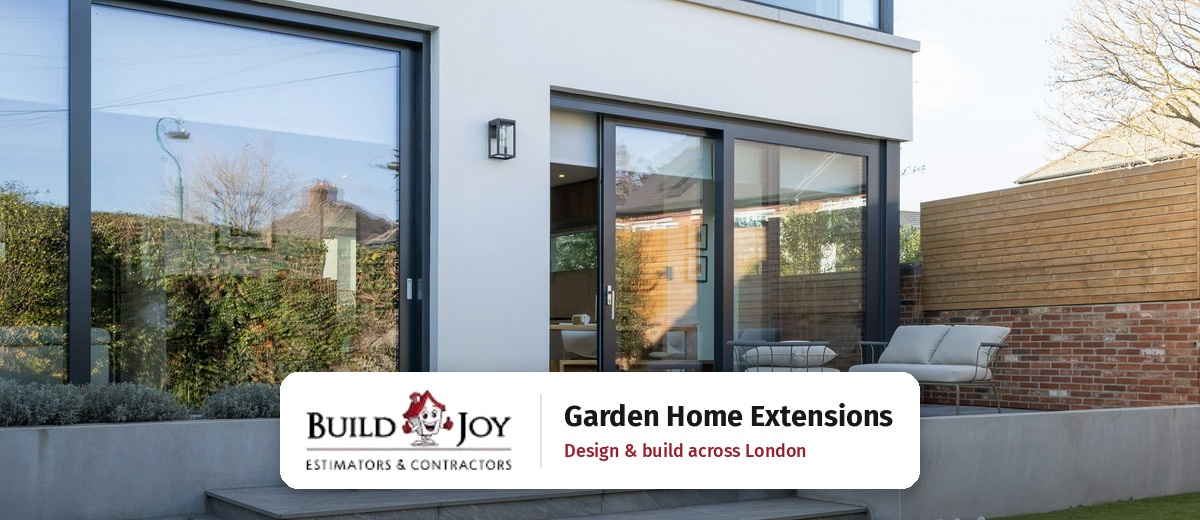
#> input picture gbp-images/buildjoy/buildjoy-gbp-garden-extension-1200x520.jpg, 1200 x 520 px, given in place of prof_full.png, which was not available
$ python buildjoy.py .. out.png
#> lines starting #> are read from the running program, lines starting #| are printed output that depends on the picture; after the words box and inside, x2 and y2 are one past the last pixel; in counts of white or black regions, pixels touching at a corner belong together; pictures that were not available may be replaced by others from this repository, and a replacement may not be noted
import sys
import numpy as np
from PIL import Image, ImageDraw, ImageFilter, ImageFont

D = sys.argv[1]
B = D + '/b/'
F = D + '/fonts/'
OUT = sys.argv[2]
RED = (158, 27, 42)   # logo roof red
INK = (24, 24, 24)    # logo wordmark
GREY = (90, 90, 90)
fB = lambda s: ImageFont.truetype(F + 'FiraSans-Bold.ttf', s)
fM = lambda s: ImageFont.truetype(F + 'FiraSans-Medium.ttf', s)

# logo: crop the mark from the profile square, keep it at native size (source is low resolution)
logo = Image.open(B + 'dl/prof_full.png').convert('RGB').crop((92, 154, 310, 246))
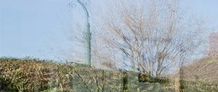
#> logo: PIL image 218x92 RGB; mean R, G, B 159.6, 168.9, 173.3
a = np.asarray(logo).astype(np.float32)
alpha = np.clip(((255 - a).max(axis=2) - 6) / 30, 0, 1)
#> alpha: shape (92, 218) float32; every value is 1
logo = Image.fromarray(np.dstack([a, alpha * 255]).astype(np.uint8), 'RGBA')
#> logo: PIL image 218x92 RGBA


def build(W, H, name):
#> called with W = 1200, H = 520, name = 'buildjoy-gbp-garden-extension-1200x520'
    ph = Image.open(B + 'ph/ext.jpg').convert('RGB')
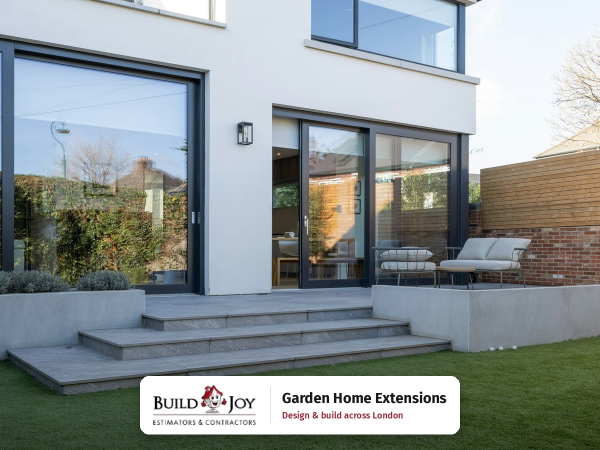
#> input picture gbp-images/buildjoy/buildjoy-gbp-garden-extension-1200x900.jpg, 1200 x 900 px, given in place of ext.jpg, which was not available (shown at 1/2 size)
#> ph is the input picture: PIL image 1200x900 RGB; mean R, G, B 140.6, 148.5, 148.9
    sc = max(W / ph.width, H / ph.height)
#> sc = 1
    ph = ph.resize((int(ph.width * sc), int(ph.height * sc)), Image.LANCZOS)
    y0 = int((ph.height - H) * 0.35)
#> y0 = 133
    x0 = (ph.width - W) // 2
#> x0 = 0
    img = ph.crop((x0, y0, x0 + W, y0 + H)).convert('RGBA')
    # soft shade at the bottom so the card reads on any crop
    g = np.linspace(0, 1, H)[:, None] ** 3 * 90
    shade = Image.new('RGBA', (W, H), (0, 0, 0, 0))
#> shade: PIL image 1200x520 RGBA; every value is 0
    shade.putalpha(Image.fromarray(np.repeat(g, W, 1).astype(np.uint8)))
    img.alpha_composite(shade)
    # card centred so it survives Google's 4:3 / square crops
    d = ImageDraw.Draw(img)
    t1, t2 = 'Garden Home Extensions', 'Design & build across London'
    w1, w2 = d.textlength(t1, font=fB(29)), d.textlength(t2, font=fM(18))
#> w1 = 367.8; w2 = 267
    cw = 20 + logo.width + 22 + 2 + 22 + max(w1, w2) + 26
#> cw = 677.8
    ch = 116
    cx0 = int((W - cw) // 2)
#> cx0 = 261
    cw = int(cw)
#> cw = 677
    cy0 = H - ch - 32
    m = Image.new('L', (W, H), 0)
#> m: PIL image 1200x520 L; every value is 0
    ImageDraw.Draw(m).rounded_rectangle((cx0, cy0 + 6, cx0 + cw, cy0 + ch + 8), 18, fill=90)
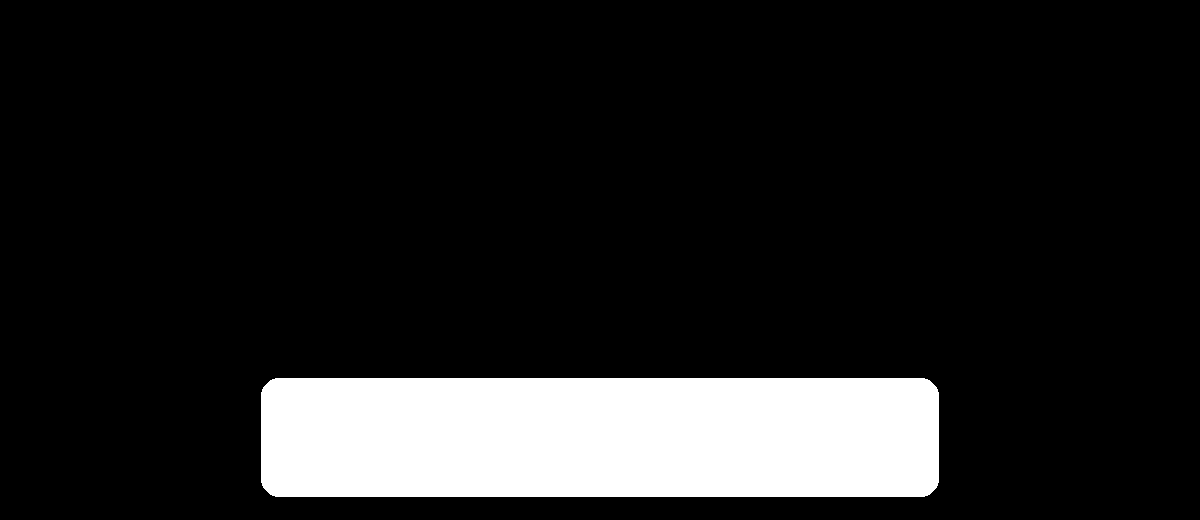
#> m: PIL image 1200x520 L; values 0 (black) and 90 (white), 12.9% white; 1 white region, box (x1, y1, x2, y2) and area: (261, 378, 939, 497) 80386
    sh = Image.new('RGBA', (W, H), (0, 0, 0, 255))
    sh.putalpha(m.filter(ImageFilter.GaussianBlur(10)))
    img.alpha_composite(sh)
    d = ImageDraw.Draw(img)
    d.rounded_rectangle((cx0, cy0, cx0 + cw, cy0 + ch), 18, fill=(255, 255, 255))
    img.alpha_composite(logo, (cx0 + 20, cy0 + (ch - logo.height) // 2))
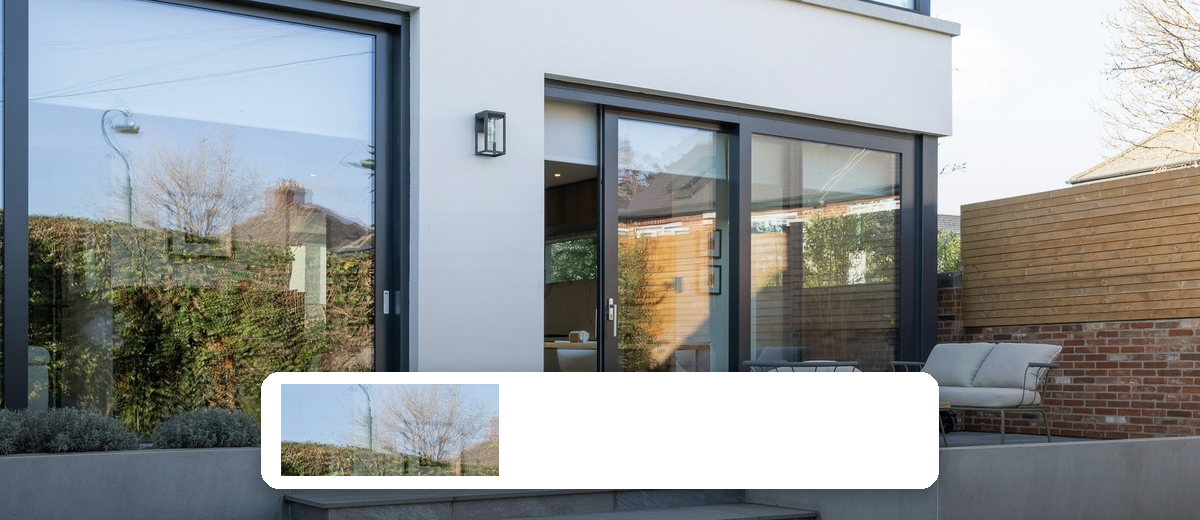
#> img: PIL image 1200x520 RGBA; mean R, G, B, A 148.3, 152.2, 153.1, 255
    lx = cx0 + 20 + logo.width + 22
#> lx = 521
    d.line((lx, cy0 + 22, lx, cy0 + ch - 22), fill=(225, 225, 225), width=2)
    tx = lx + 24
#> tx = 545
    d.text((tx, cy0 + 26), t1, font=fB(29), fill=INK)
    d.text((tx, cy0 + 68), t2, font=fM(18), fill=RED)
    img.convert('RGB').save(OUT + f'/{name}.jpg', quality=92)
    img.convert('RGB').save(OUT + f'/{name}.png')


build(1200, 520, 'buildjoy-gbp-garden-extension-1200x520')
build(1200, 900, 'buildjoy-gbp-garden-extension-1200x900')
#> call 2 of build, with W = 1200, H = 900, name = 'buildjoy-gbp-garden-extension-1200x900'
#> in build (call 2), `shade = Image.new('RGBA', (W, H), (0, 0, 0, 0))`: shade: PIL image 1200x900 RGBA; every value is 0
#> in build (call 2), `cw = 20 + logo.width + 22 + 2 + 22 + max(w1, w2) + 26`: cw = 677.8
#> in build (call 2), `cw = int(cw)`: cw = 677
#> in build (call 2), `m = Image.new('L', (W, H), 0)`: m: PIL image 1200x900 L; every value is 0
#> in build (call 2), `ImageDraw.Draw(m).rounded_rectangle((cx0, cy0 + 6, cx0 + cw, cy0 + ch ..`:
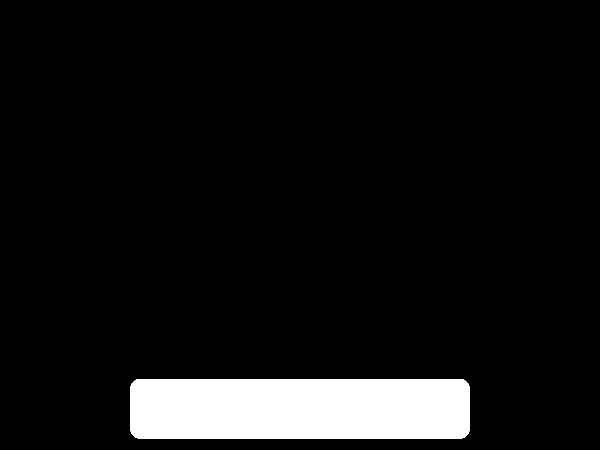
#> m: PIL image 1200x900 L (shown at 1/2 size); values 0 (black) and 90 (white), 7.4% white; 1 white region, box (x1, y1, x2, y2) and area: (261, 758, 939, 877) 80386
#> in build (call 2), `sh.putalpha(m.filter(ImageFilter.GaussianBlur(10)))`:
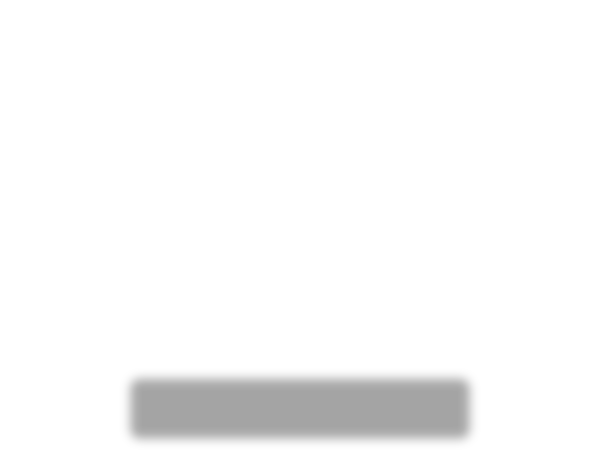
#> sh: PIL image 1200x900 RGBA (shown at 1/2 size); mean R, G, B, A 0, 0, 0, 6.7; transparent parts drawn white
#> in build (call 2), `img.convert('RGB').save(OUT + f'/{name}.jpg', quality=92)`:
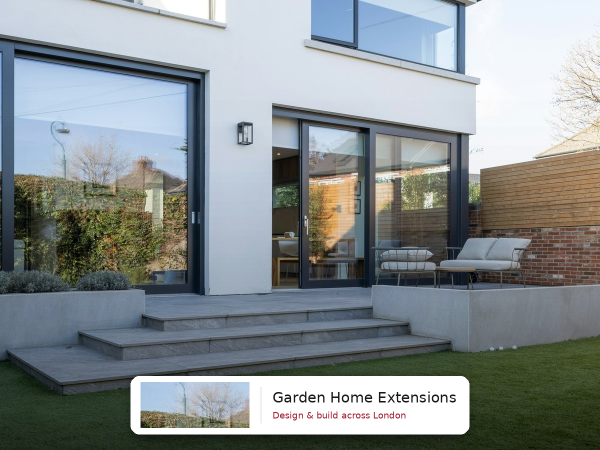
#> saved as buildjoy-gbp-garden-extension-1200x900.jpg: PIL image 1200x900 RGB (shown at 1/2 size); mean R, G, B 134.7, 141.8, 143.2
